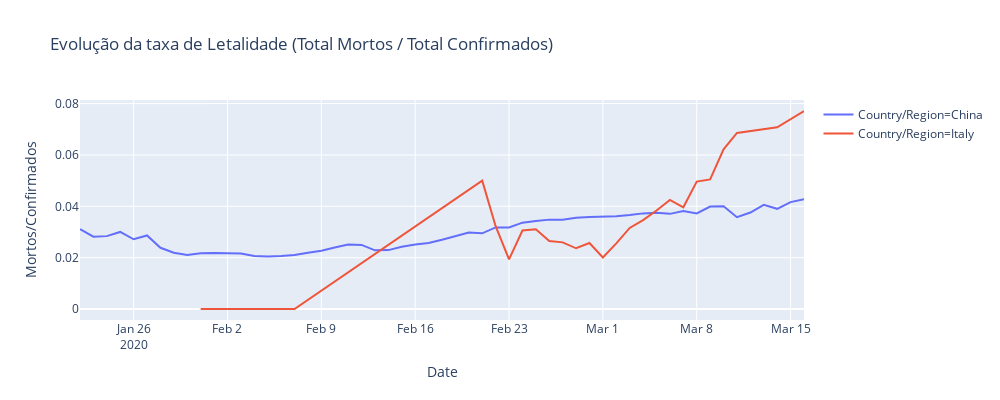

This figure's notebook cell:
### Markdown cell above
Existe uma quebra na fonte para os dados no dia 11 para Espanha que está reportado como menos do que no dia anterior

### Code cell
temp = full_table.loc[(full_table['Country/Region']=='Italy') | (full_table['Country/Region']=='China')]
temp = temp.groupby(['Country/Region', 'Date'])['Confirmed', 'Deaths', 'Recovered'].sum()

temp = temp.reset_index()
temp['Mortos/Confirmados'] = temp['Deaths']/temp['Confirmed']


fig = px.line(temp, x="Date", y="Mortos/Confirmados", color='Country/Region',height=400,width=1000,
             title='Evolução da taxa de Letalidade (Total Mortos / Total Confirmados)')
fig.show()

### Figure 1 — Plotly figure (JSON) as saved in the notebook; plotly's stock layout.template omitted (floating-point values rounded to 4 significant figures)
{"data": [{"hoverlabel": {"namelength": 0}, "hovertemplate": "Country/Region=China<br>Date=%{x}<br>Mortos/Confirmados=%{y}", "legendgroup": "Country/Region=China", "line": {"color": "#636efa", "dash": "solid"}, "mode": "lines", "name": "Country/Region=China", "showlegend": true, "type": "scatter", "x": ["2020-01-22", "2020-01-23", "2020-01-24", "2020-01-25", "2020-01-26", "2020-01-27", "2020-01-28", "2020-01-29", "2020-01-30", "2020-01-31", "2020-02-01", "2020-02-02", "2020-02-03", "2020-02-04", "2020-02-05", "2020-02-06", "2020-02-07", "2020-02-08", "2020-02-09", "2020-02-10", "2020-02-11", "2020-02-12", "2020-02-13", "2020-02-14", "2020-02-15", "2020-02-16", "2020-02-17", "2020-02-18", "2020-02-19", "2020-02-20", "2020-02-21", "2020-02-22", "2020-02-23", "2020-02-24", "2020-02-25", "2020-02-26", "2020-02-27", "2020-02-28", "2020-02-29", "2020-03-01", "2020-03-02", "2020-03-03", "2020-03-04", "2020-03-05", "2020-03-06", "2020-03-07", "2020-03-08", "2020-03-09", "2020-03-10", "2020-03-11", "2020-03-12", "2020-03-13", "2020-03-14", "2020-03-15", "2020-03-16"], "xaxis": "x", "y": [0.03108, 0.02817, 0.02838, 0.03002, 0.02716, 0.02864, 0.02384, 0.02191, 0.02105, 0.02171, 0.02185, 0.02174, 0.02158, 0.02066, 0.02048, 0.02068, 0.02105, 0.02187, 0.02266, 0.02394, 0.0251, 0.02495, 0.02286, 0.02294, 0.02428, 0.02509, 0.02575, 0.027, 0.02835, 0.02982, 0.02946, 0.03178, 0.03173, 0.03363, 0.03428, 0.03481, 0.03477, 0.0355, 0.0358, 0.03597, 0.03614, 0.03663, 0.03725, 0.03746, 0.03706, 0.03818, 0.03721, 0.0399, 0.04, 0.03575, 0.03757, 0.04055, 0.03903, 0.04164, 0.04273], "yaxis": "y"}, {"hoverlabel": {"namelength": 0}, "hovertemplate": "Country/Region=Italy<br>Date=%{x}<br>Mortos/Confirmados=%{y}", "legendgroup": "Country/Region=Italy", "line": {"color": "#EF553B", "dash": "solid"}, "mode": "lines", "name": "Country/Region=Italy", "showlegend": true, "type": "scatter", "x": ["2020-01-31", "2020-02-07", "2020-02-21", "2020-02-22", "2020-02-23", "2020-02-24", "2020-02-25", "2020-02-26", "2020-02-27", "2020-02-28", "2020-02-29", "2020-03-01", "2020-03-02", "2020-03-03", "2020-03-04", "2020-03-05", "2020-03-06", "2020-03-07", "2020-03-08", "2020-03-09", "2020-03-10", "2020-03-11", "2020-03-14", "2020-03-16"], "xaxis": "x", "y": [0, 0, 0.05, 0.03226, 0.01935, 0.03057, 0.03106, 0.02649, 0.02595, 0.02365, 0.02571, 0.02007, 0.02554, 0.03157, 0.03464, 0.03836, 0.04249, 0.03961, 0.04963, 0.05048, 0.06217, 0.06857, 0.0708, 0.07713], "yaxis": "y"}], "layout": {"height": 400, "legend": {"tracegroupgap": 0}, "title": {"text": "Evolução da taxa de Letalidade (Total Mortos / Total Confirmados)"}, "width": 1000, "xaxis": {"anchor": "y", "autorange": true, "domain": [0, 1], "range": ["2020-01-22", "2020-03-16"], "title": {"text": "Date"}, "type": "date"}, "yaxis": {"anchor": "x", "autorange": true, "domain": [0, 1], "range": [-0.004285, 0.08141], "title": {"text": "Mortos/Confirmados"}, "type": "linear"}}}
